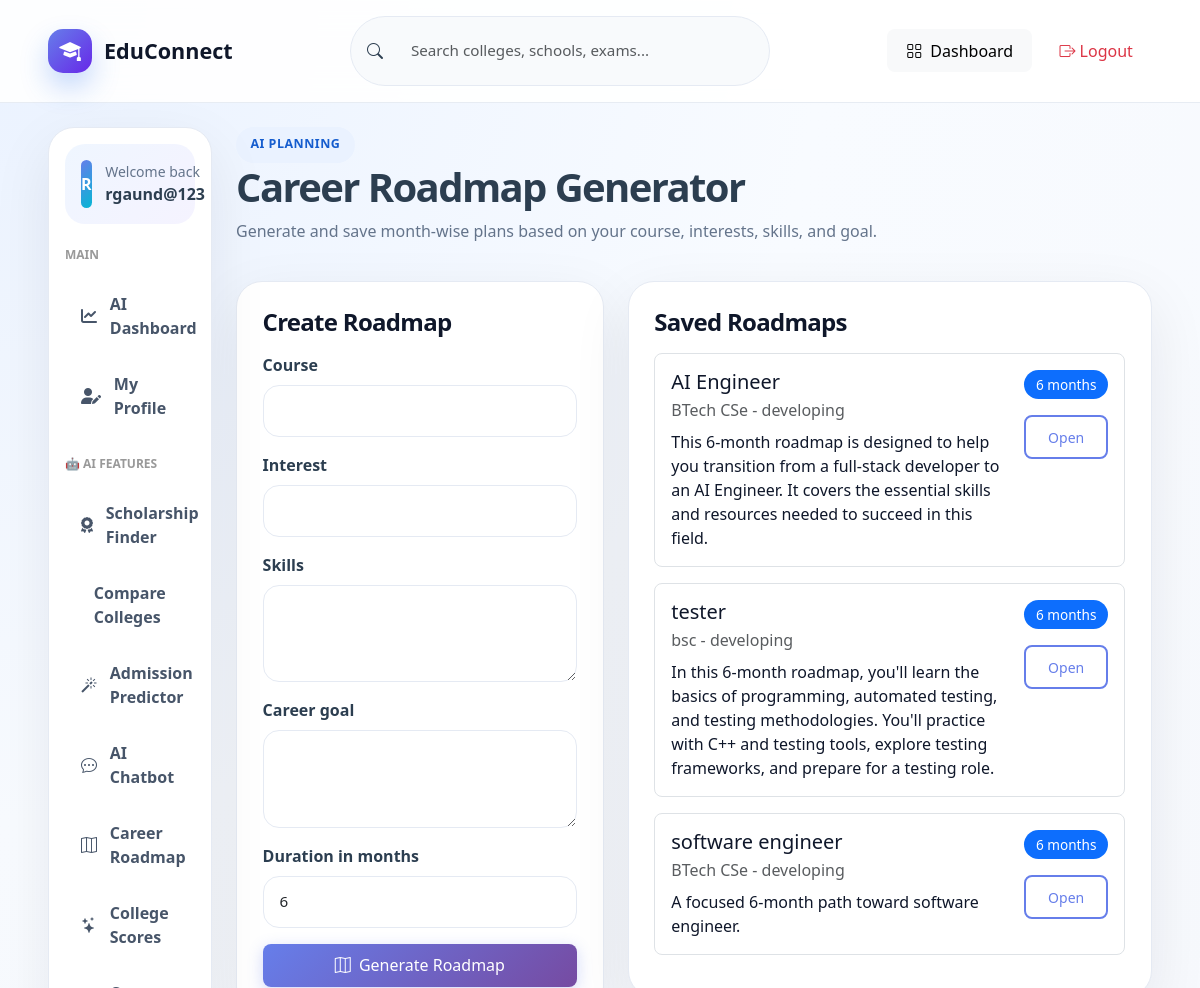
/career-roadmap/ (signed in, upper part), run on an earlier commit of the app's database.
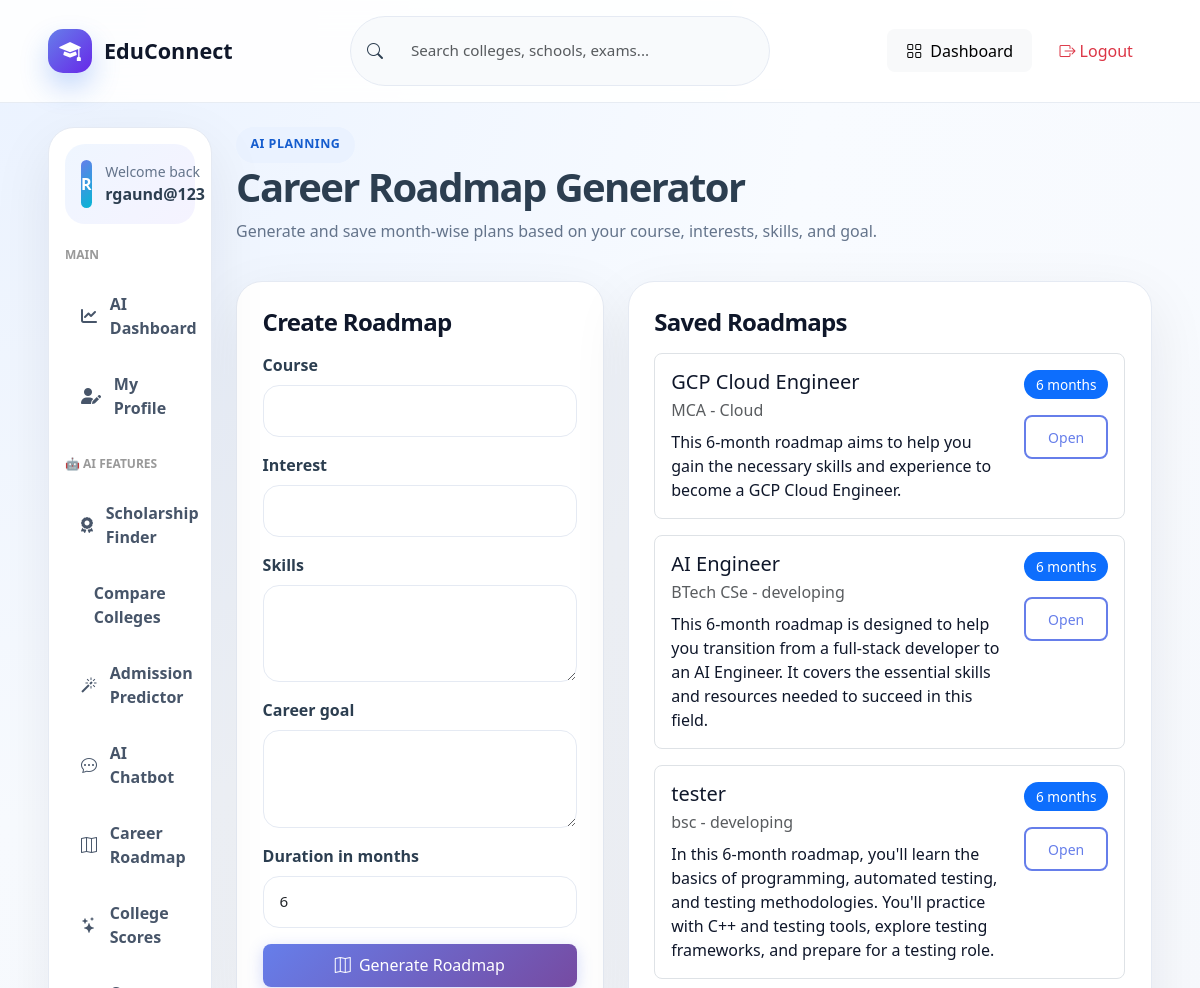
And on a later commit of the database.
### accounts/models.py (models this page shows, shortened)
class CustomUser(AbstractUser):
    mobile = models.CharField(max_length=15, unique=True)
    email_verified = models.BooleanField(default=False)
    mobile_verified = models.BooleanField(default=False)
    is_parent = models.BooleanField(default=False)
    user_type = models.CharField(
        max_length=20,
        choices=[('student', 'Student'), ('parent', 'Parent')],
        default='student'
    )

class CareerRoadmap(models.Model):
    STATUS_CHOICES = [
        ('draft', 'Draft'),
        ('active', 'Active'),
        ('completed', 'Completed'),
    ]
    user = models.ForeignKey(CustomUser, on_delete=models.CASCADE, related_name='career_roadmaps')
    course = models.CharField(max_length=100)
    interest = models.CharField(max_length=255)
    skills = models.TextField()
    career_goal = models.CharField(max_length=255)
    roadmap_data = models.JSONField(default=dict)  # Store the entire roadmap
    ai_analysis = models.TextField(blank=True)
    status = models.CharField(max_length=20, choices=STATUS_CHOICES, default='active')
    duration_months = models.IntegerField(default=12)
    created_at = models.DateTimeField(auto_now_add=True)
    updated_at = models.DateTimeField(auto_now=True)
    class Meta:
        ordering = ['-created_at']

### accounts/views.py (the view)
# urls.py: path('career-roadmap/', career_roadmap, name='career_roadmap'),
@login_required(login_url='login')
def career_roadmap(request):
    form = CareerRoadmapForm(initial={'duration_months': 6})
    roadmaps = CareerRoadmap.objects.filter(
        user=request.user, status='active'
    ).prefetch_related('milestones')
    return render(request, 'accounts/career_roadmap.html', {'form': form, 'roadmaps': roadmaps})

### accounts/forms.py
class CareerRoadmapForm(BootstrapModelForm):
    duration_months = forms.IntegerField(min_value=1, max_value=24, initial=6, label='Duration in months')
    class Meta:
        model = CareerRoadmap
        fields = ['course', 'interest', 'skills', 'career_goal', 'duration_months']
        widgets = {
            'skills': forms.Textarea(attrs={'rows': 3}),
            'career_goal': forms.Textarea(attrs={'rows': 3}),
        }

### accounts/templates/accounts/career_roadmap.html (shortened to what this page needs)
{% extends "accounts/base.html" %}
{% block content %}
<div class="page-title-row">
    <div>
        <span class="eyebrow dark">AI planning</span>
        <h1>Career Roadmap Generator</h1>
        <p>Generate and save month-wise plans based on your course, interests, skills, and goal.</p>
    </div>
</div>
<div class="row g-4">
    <div class="col-lg-5">
        <div class="content-card">
            <h2 class="h4 mb-3">Create Roadmap</h2>
            <form id="roadmap-form" action="{% url 'generate_roadmap' %}" method="post">
                {% for field in form %}
                <div class="mb-3">
                    <label class="form-label" for="{{ field.id_for_label }}">{{ field.label }}</label>
                    {{ field }}
                </div>
                {% endfor %}
                <button class="btn btn-primary btn-pill w-100" id="roadmap-btn" type="submit">
                    <i class="bi bi-map me-1"></i> Generate Roadmap
                </button>
            </form>
        </div>
    </div>
    <div class="col-lg-7">
        <div class="content-card">
            <h2 class="h4 mb-3">Saved Roadmaps</h2>
            {% for roadmap in roadmaps %}
            <article class="border rounded-3 p-3 mb-3">
                <div class="d-flex justify-content-between gap-3">
                    <div>
                        <h3 class="h5 mb-1">{{ roadmap.career_goal }}</h3>
                        <p class="text-muted mb-2">{{ roadmap.course }} - {{ roadmap.interest }}</p>
                        <p class="mb-0">{{ roadmap.ai_analysis|default:"Roadmap generated and saved." }}</p>
                    </div>
                    <div class="text-end">
                        <span class="badge text-bg-primary">{{ roadmap.duration_months }} months</span>
                        <a href="{% url 'view_roadmap' roadmap.id %}" class="btn btn-outline-primary btn-sm btn-pill d-block mt-3">Open</a>
                    </div>
                </div>
            </article>
            {% empty %}
            <div class="empty-state">No saved roadmaps yet.</div>
            {% endfor %}
        </div>
    </div>
</div>
{% endblock %}

### accounts/templates/accounts/base.html (shortened to what this page needs)
{% load static %}
<!DOCTYPE html>
<html lang="en">
<head>
    <link href="https://cdn.jsdelivr.net/npm/bootstrap@5.3.3/dist/css/bootstrap.min.css" rel="stylesheet">
    <link href="https://cdn.jsdelivr.net/npm/bootstrap-icons@1.11.3/font/bootstrap-icons.css" rel="stylesheet">
    <link rel="stylesheet" href="https://cdnjs.cloudflare.com/ajax/libs/font-awesome/6.4.0/css/all.min.css">
    <link href="{% static 'accounts/css/main.css' %}" rel="stylesheet">
    <link href="{% static 'accounts/css/ai_features.css' %}" rel="stylesheet">
</head>
<body>
<header class="et-navbar">
    <div class="container-fluid px-3 px-lg-5">
        <div class="d-flex align-items-center justify-content-between gap-3 py-3">
            <a class="et-brand" href="{% url 'home' %}">
                <span class="et-brand-icon"><i class="bi bi-mortarboard-fill"></i></span>
                <span>EduConnect</span>
            </a>
            <form action="{% url 'institutes' %}" method="get" class="et-nav-search d-none d-lg-flex">
                <i class="bi bi-search"></i>
                <input type="search" name="q" placeholder="Search colleges, schools, exams...">
            </form>
            <div class="d-flex align-items-center gap-2">
                {% if request.user.is_authenticated %}
                    <a class="btn btn-light btn-pill d-none d-md-inline-flex" href="{% url 'smart_dashboard' %}"><i class="bi bi-grid me-2"></i>Dashboard</a>
                    <a class="btn btn-outline-danger btn-pill" href="{% url 'logout' %}"><i class="bi bi-box-arrow-right me-1"></i>Logout</a>
                {% else %}
                    <a class="btn btn-light btn-pill" href="{% url 'login' %}">Login</a>
                    <a class="btn btn-primary btn-pill" href="{% url 'register' %}">Register</a>
                {% endif %}
            </div>
        </div>
    </div>
</header>
<main class="et-main">
    <div class="container-fluid px-3 px-lg-5 py-4">
        <div class="row g-4">
            {% if request.user.is_authenticated %}
            <aside class="col-xl-2 col-lg-3">
                <nav class="et-sidebar">
                    <div class="sidebar-user">
                        <span class="sidebar-avatar">{{ request.user.username|slice:':1'|upper }}</span>
                        <div>
                            <small>Welcome back</small>
                            <strong>{{ request.user.username }}</strong>
                        </div>
                    </div>
                    <h6 class="sidebar-section-title mt-3">MAIN</h6>
                    <a href="{% url 'smart_dashboard' %}" class="side-link"><i class="fas fa-chart-line"></i> AI Dashboard</a>
                    <a href="{% url 'student_profile' %}" class="side-link"><i class="fas fa-user-edit"></i> My Profile</a>
                    <h6 class="sidebar-section-title mt-4">🤖 AI FEATURES</h6>
                    <a href="{% url 'scholarship_finder' %}" class="side-link"><i class="fas fa-award"></i> Scholarship Finder</a>
                    <a href="{% url 'college_comparison' %}" class="side-link"> Compare Colleges</a>
                    <a href="{% url 'admission_predictor' %}" class="side-link"><i class="bi bi-magic"></i> Admission Predictor</a>
                    <a href="{% url 'education_chatbot' %}" class="side-link"><i class="bi bi-chat-dots"></i> AI Chatbot</a>
                    <a href="{% url 'career_roadmap' %}" class="side-link"><i class="bi bi-map"></i> Career Roadmap</a>
                    <a href="{% url 'college_scores' %}" class="side-link"><i class="bi bi-stars"></i> College Scores</a>
                    <a href="{% url 'cost_calculator' %}" class="side-link"> Cost Calculator</a>
                </nav>
            </aside>
            {% endif %}
            <section class="{% if request.user.is_authenticated %}col-xl-10 col-lg-9{% else %}col-12{% endif %}">
                {% block content %}{% endblock %}
            </section>
        </div>
    </div>
</main>
</body>
</html>

### accounts/static/accounts/css/main.css (style rules this page uses)
:root { --primary:#1266f1;--primary2:#6728e8;--orange:#ffb703;--green:#12b981;--slate:#0f172a;--muted:#64748b;--surface:#ffffff;--bg:#f5f8ff;--border:#e5eaf3;--shadow:0 20px 60px rgba(15,23,42,.08);--radius:26px }
* { box-sizing:border-box }
body { font-family:Inter,system-ui,-apple-system,Segoe UI,sans-serif;background:radial-gradient(circle at top left,#eaf2ff 0,#f8fbff 35%,#f6f7fb 100%);color:#132238;min-height:100vh }
a { text-decoration:none }
.btn-pill { border-radius:999px }
.et-navbar { position:sticky;top:0;z-index:1030;background:rgba(255,255,255,.9);backdrop-filter:blur(18px);border-bottom:1px solid rgba(226,232,240,.8) }
.et-brand { display:flex;align-items:center;gap:.75rem;font-weight:900;font-size:1.35rem;color:#0f172a }
.et-brand-icon { width:44px;height:44px;border-radius:15px;background:linear-gradient(135deg,var(--primary),var(--primary2));display:flex;align-items:center;justify-content:center;color:#fff;box-shadow:0 14px 28px rgba(18,102,241,.25) }
.et-nav-search { min-width:420px;background:#f8fafc;border:1px solid var(--border);border-radius:999px;align-items:center;padding:.65rem 1rem;gap:.75rem }
.et-nav-search input { border:0;outline:0;background:transparent;width:100% }
.et-main { min-height:calc(100vh - 90px) }
.et-sidebar { background:#fff;border:1px solid var(--border);border-radius:var(--radius);box-shadow:var(--shadow);padding:1rem;position:sticky;top:100px }
.sidebar-user { display:flex;align-items:center;gap:.85rem;background:linear-gradient(135deg,#eff6ff,#f5f3ff);border-radius:20px;padding:1rem;margin-bottom:1rem }
.sidebar-user small { display:block;color:var(--muted) }
.sidebar-avatar { width:48px;height:48px;border-radius:16px;background:linear-gradient(135deg,var(--primary),#06b6d4);color:#fff;font-weight:800;display:flex;align-items:center;justify-content:center }
.side-link { display:flex;align-items:center;gap:.8rem;color:#475569;padding:.85rem 1rem;border-radius:16px;font-weight:600;margin-bottom:.3rem }
.eyebrow { display:inline-flex;align-items:center;gap:.4rem;border-radius:999px;background:rgba(255,255,255,.16);padding:.55rem .9rem;font-weight:800;text-transform:uppercase;letter-spacing:.04em;font-size:.78rem }
.eyebrow.dark { background:#eaf2ff;color:#165dce }
.feature-card,.directory-card,.content-card,.filter-panel,.auth-card,.glass-panel,.cta-panel,.metric-card,.profile-card { background:#fff;border:1px solid var(--border);border-radius:var(--radius);box-shadow:var(--shadow);padding:1.6rem;display:block;color:#0f172a }
.feature-card h3,.directory-card h3,.content-card h2 { font-weight:900;letter-spacing:-.03em }
.feature-card p,.directory-card p,.page-title-row p { color:var(--muted) }
.auth-card .form-control,.auth-card .form-select,.filter-panel .form-control,.filter-panel .form-select,.content-card .form-control,.content-card .form-select { border-radius:16px;border:1px solid var(--border);padding:.85rem 1rem }
.page-title-row { display:flex;justify-content:space-between;gap:1rem;align-items:center;margin-bottom:1.4rem }
.page-title-row h1 { font-weight:900;letter-spacing:-.04em }

### accounts/static/accounts/css/ai_features.css (style rules this page uses)
:root { --primary: #667eea; --primary-dark: #5568d3; --secondary: #764ba2; --success: #28a745; --danger: #dc3545; --warning: #ffc107; --info: #17a2b8; --light: #f8f9fa; --dark: #343a40; --gradient-primary: linear-gradient(135deg, #667eea 0%, #764ba2 100%); --shadow-sm: 0 1px 3px rgba(0, 0, 0, 0.1); --shadow-md: 0 4px 6px rgba(0, 0, 0, 0.1); --shadow-lg: 0 15px 35px rgba(0, 0, 0, 0.15); --transition: all 0.3s cubic-bezier(0.4, 0, 0.2, 1); }
body { font-family: 'Segoe UI', Tahoma, Geneva, Verdana, sans-serif; background-color: #f5f7fa; color: #2c3e50; }
.container, .container-fluid { max-width: 1400px; }
.btn { border-radius: 8px; font-weight: 500; transition: var(--transition); border: none; padding: 0.6rem 1.2rem; }
.btn-primary { background: var(--gradient-primary); color: white; box-shadow: 0 4px 15px rgba(102, 126, 234, 0.3); }
.btn-outline-primary { color: var(--primary); border: 2px solid var(--primary); }
.badge { padding: 0.5rem 0.75rem; border-radius: 20px; font-weight: 500; font-size: 0.85rem; }
.form-control, .form-select { border: 1px solid #e0e4e8; border-radius: 8px; padding: 0.75rem 1rem; transition: var(--transition); font-size: 0.95rem; }
.form-label { font-weight: 600; margin-bottom: 0.5rem; color: #2c3e50; }
.gap-2 { gap: 0.5rem; }
.gap-3 { gap: 1rem; }
.mb-0 { margin-bottom: 0 !important; }

What changed in the data, as far as the page shows it:
no longer on this page (row unchanged): CareerRoadmap: career_goal "software engineer", course "BTech CSe", interest "developing", ai_analysis "A focused 6-month path toward software engineer.", duration_months "6"
added CareerRoadmap: career_goal "GCP Cloud Engineer", course "MCA", interest "Cloud", ai_analysis "This 6-month roadmap aims to help you gain the necessary skills and experience to become a GCP Cloud Engineer.", duration_months "6"
